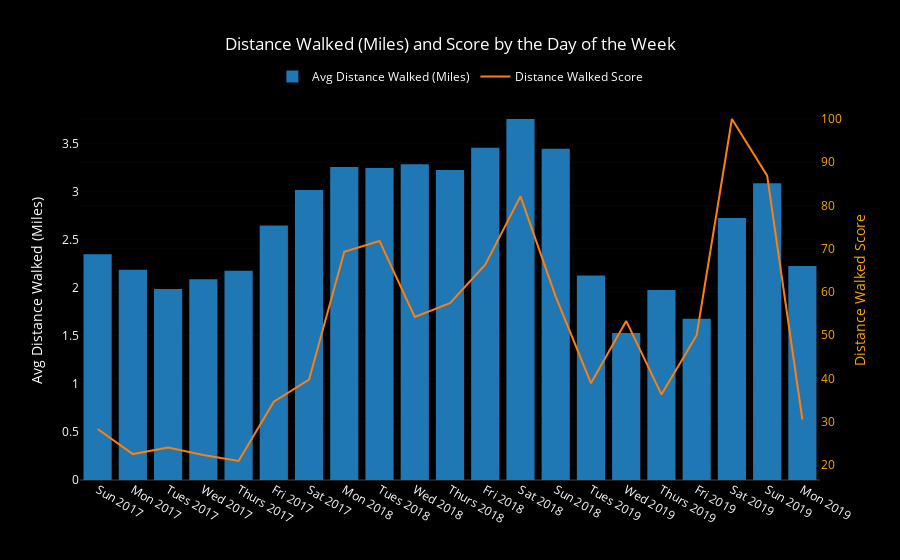

Notebook code cell kept with this figure:
### Code cell
bars = go.Bar(x=dow_df.weekday_year, y=dow_df.mean_dist,
              name='Avg Distance Walked (Miles)', yaxis='y1')

score_line = go.Scatter(x=dow_df.weekday_year, y=dow_df.dist_score,
                        name='Distance Walked Score', yaxis='y2')

layout = go.Layout({'plot_bgcolor': 'black', 'paper_bgcolor': 'black',
                    'font': {'color': 'white'},
                    'legend': {'orientation': 'h', 'x': .26, 'y': 1.1},
                    'title': 'Distance Walked (Miles) and Score by the Day of the Week ',
                    'yaxis': {'title': 'Avg Distance Walked (Miles)'},
                    'yaxis2': {'title': 'Distance Walked Score',
                               'titlefont': {'color': 'orange'},
                               'tickfont': {'color': 'orange'},
                               'overlaying': 'y',
                               'side': 'right'},
                   'xaxis': {'type': '-'}})

data = [bars, score_line]
fig = go.Figure(data=data, layout=layout)
iplot(fig)

### Figure 1 — Plotly figure (JSON) as saved in the notebook; plotly's stock layout.template omitted (floating-point values rounded to 4 significant figures)
{"data": [{"name": "Avg Distance Walked (Miles)", "type": "bar", "uid": "c2df73d8-70ef-42c6-a6e3-50c91fb70ea9", "x": ["Sun 2017", "Mon 2017", "Tues 2017", "Wed 2017", "Thurs 2017", "Fri 2017", "Sat 2017", "Mon 2018", "Tues 2018", "Wed 2018", "Thurs 2018", "Fri 2018", "Sat 2018", "Sun 2018", "Tues 2019", "Wed 2019", "Thurs 2019", "Fri 2019", "Sat 2019", "Sun 2019", "Mon 2019"], "y": [2.35, 2.19, 1.99, 2.09, 2.18, 2.65, 3.02, 3.26, 3.25, 3.29, 3.23, 3.46, 3.76, 3.45, 2.13, 1.53, 1.98, 1.68, 2.73, 3.09, 2.23], "yaxis": "y"}, {"name": "Distance Walked Score", "type": "scatter", "uid": "2aadf769-7779-4ad7-9aa7-3aa624a9ef40", "x": ["Sun 2017", "Mon 2017", "Tues 2017", "Wed 2017", "Thurs 2017", "Fri 2017", "Sat 2017", "Mon 2018", "Tues 2018", "Wed 2018", "Thurs 2018", "Fri 2018", "Sat 2018", "Sun 2018", "Tues 2019", "Wed 2019", "Thurs 2019", "Fri 2019", "Sat 2019", "Sun 2019", "Mon 2019"], "y": [28.3, 22.5, 24, 22.3, 20.9, 34.6, 39.7, 69.3, 71.8, 54.2, 57.4, 66.3, 82.1, 58.9, 38.9, 53.3, 36.3, 50, 100, 86.9, 30.5], "yaxis": "y2"}], "layout": {"font": {"color": "white"}, "legend": {"orientation": "h", "x": 0.26, "y": 1.1}, "paper_bgcolor": "black", "plot_bgcolor": "black", "title": {"text": "Distance Walked (Miles) and Score by the Day of the Week "}, "xaxis": {"type": "-"}, "yaxis": {"title": {"text": "Avg Distance Walked (Miles)"}}, "yaxis2": {"overlaying": "y", "side": "right", "tickfont": {"color": "orange"}, "title": {"font": {"color": "orange"}, "text": "Distance Walked Score"}}}}
